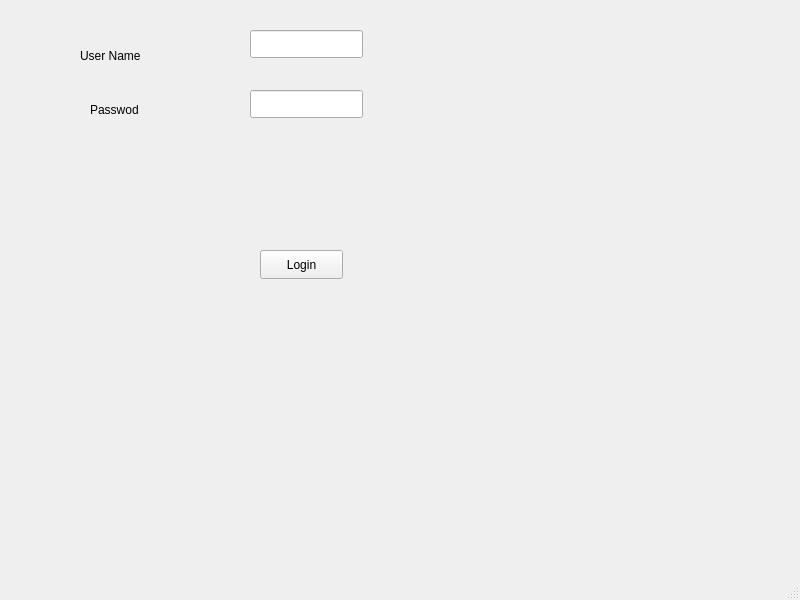
<?xml version="1.0" encoding="UTF-8"?>
<ui version="4.0">
 <class>MainWindow</class>
 <widget class="QMainWindow" name="MainWindow">
  <property name="geometry">
   <rect>
    <x>0</x>
    <y>0</y>
    <width>800</width>
    <height>600</height>
   </rect>
  </property>
  <property name="windowTitle">
   <string>MainWindow</string>
  </property>
  <widget class="QWidget" name="centralwidget">
   <widget class="QLineEdit" name="user">
    <property name="geometry">
     <rect>
      <x>250</x>
      <y>30</y>
      <width>113</width>
      <height>28</height>
     </rect>
    </property>
   </widget>
   <widget class="QLineEdit" name="password">
    <property name="geometry">
     <rect>
      <x>250</x>
      <y>90</y>
      <width>113</width>
      <height>28</height>
     </rect>
    </property>
   </widget>
   <widget class="QLabel" name="label">
    <property name="geometry">
     <rect>
      <x>80</x>
      <y>40</y>
      <width>91</width>
      <height>31</height>
     </rect>
    </property>
    <property name="text">
     <string>User Name</string>
    </property>
   </widget>
   <widget class="QPushButton" name="loginButton">
    <property name="geometry">
     <rect>
      <x>260</x>
      <y>250</y>
      <width>83</width>
      <height>29</height>
     </rect>
    </property>
    <property name="text">
     <string>Login</string>
    </property>
   </widget>
   <widget class="QLabel" name="label_2">
    <property name="geometry">
     <rect>
      <x>90</x>
      <y>100</y>
      <width>63</width>
      <height>20</height>
     </rect>
    </property>
    <property name="text">
     <string>Passwod</string>
    </property>
   </widget>
  </widget>
  <widget class="QMenuBar" name="menubar">
   <property name="geometry">
    <rect>
     <x>0</x>
     <y>0</y>
     <width>800</width>
     <height>25</height>
    </rect>
   </property>
  </widget>
  <widget class="QStatusBar" name="statusbar"/>
 </widget>
 <resources/>
 <connections/>
</ui>
